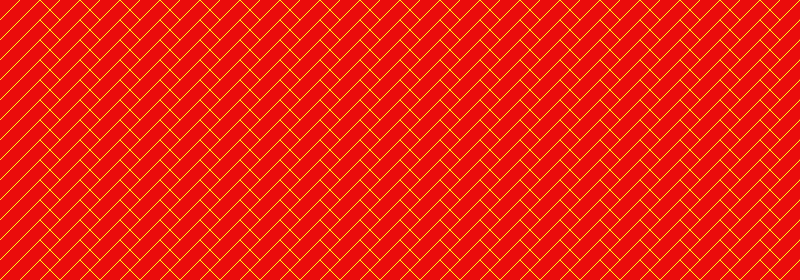
Frame 1 (no input)
Frame 60 (no input): identical to frame 1, image omitted
Frame 120 (the mouse pressed at the canvas centre since frame 60): identical to frame 1, image omitted

The p5.js sketch that drew this single still picture (run headless with seeded random() and noise() and a simulated clock; from frame 60 on, the mouse is pressed at the canvas centre):

// p5.js sketch
// ── sketch.js
/**
*
* Author: Elohim Guevara
*
* Assignment 2: Patterns with Loops - Focus on parameters
*
*/

// Global vars
let w;
let h;
let c;

function setup () {
  // Canvas size
  createCanvas(displayWidth, 280); 
  c = color(234, 12, 12);
}

function draw() {
  // Background color - some red color
  background(c);
  // Yellow lines
  stroke(254, 255, 23);
  // Pattern
  for (h = 0; h < height; h+=20) { // Change h+=?
    // Backslash
    for (w = width; w > 0; w-=20) {
      line(w, h, w-20, h+20);
    }
    // Forward slash
    for (w = width; w > 0; w-=40) { // Change h-=?
      line(w, h, w+20, h+20);
    }
  }
}
